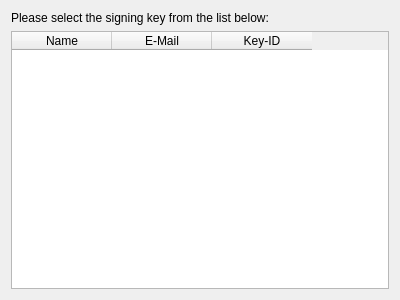
<?xml version="1.0" encoding="UTF-8"?>
<ui version="4.0">
 <class>KNewWalletDialogGpg</class>
 <widget class="QWidget" name="KNewWalletDialogGpg">
  <property name="geometry">
   <rect>
    <x>0</x>
    <y>0</y>
    <width>400</width>
    <height>300</height>
   </rect>
  </property>
  <layout class="QVBoxLayout" name="verticalLayout">
   <item>
    <widget class="QLabel" name="label">
     <property name="text">
      <string>Please select the signing key from the list below:</string>
     </property>
    </widget>
   </item>
   <item>
    <widget class="QTableWidget" name="listCertificates">
     <property name="showDropIndicator" stdset="0">
      <bool>false</bool>
     </property>
     <property name="dragDropOverwriteMode">
      <bool>false</bool>
     </property>
     <property name="selectionBehavior">
      <enum>QAbstractItemView::SelectRows</enum>
     </property>
     <property name="showGrid">
      <bool>false</bool>
     </property>
     <property name="columnCount">
      <number>3</number>
     </property>
     <attribute name="horizontalHeaderCascadingSectionResizes">
      <bool>true</bool>
     </attribute>
     <attribute name="horizontalHeaderShowSortIndicator" stdset="0">
      <bool>true</bool>
     </attribute>
     <attribute name="verticalHeaderVisible">
      <bool>false</bool>
     </attribute>
     <attribute name="verticalHeaderHighlightSections">
      <bool>false</bool>
     </attribute>
     <column>
      <property name="text">
       <string>Name</string>
      </property>
     </column>
     <column>
      <property name="text">
       <string>E-Mail</string>
      </property>
     </column>
     <column>
      <property name="text">
       <string>Key-ID</string>
      </property>
     </column>
    </widget>
   </item>
  </layout>
 </widget>
 <resources/>
 <connections>
  <connection>
   <sender>listCertificates</sender>
   <signal>itemSelectionChanged()</signal>
   <receiver>KNewWalletDialogGpg</receiver>
   <slot>onItemSelectionChanged()</slot>
   <hints>
    <hint type="sourcelabel">
     <x>48</x>
     <y>89</y>
    </hint>
    <hint type="destinationlabel">
     <x>0</x>
     <y>81</y>
    </hint>
   </hints>
  </connection>
 </connections>
 <slots>
  <slot>onItemSelectionChanged()</slot>
 </slots>
</ui>
